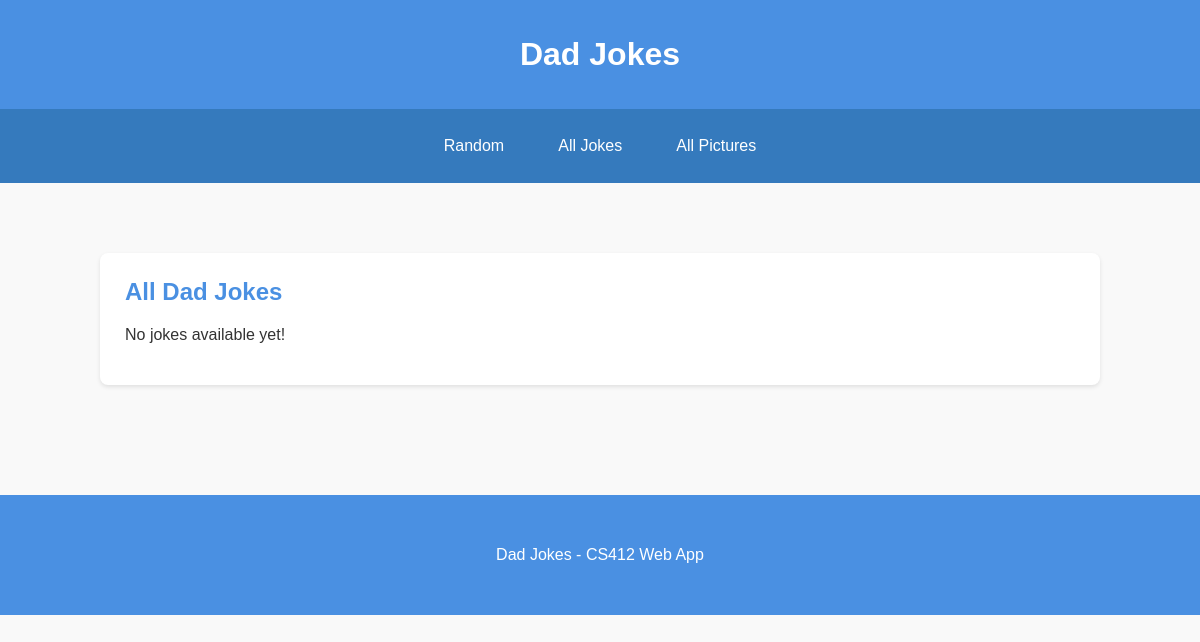
Page /dadjokes/jokes/ on the earlier database version.
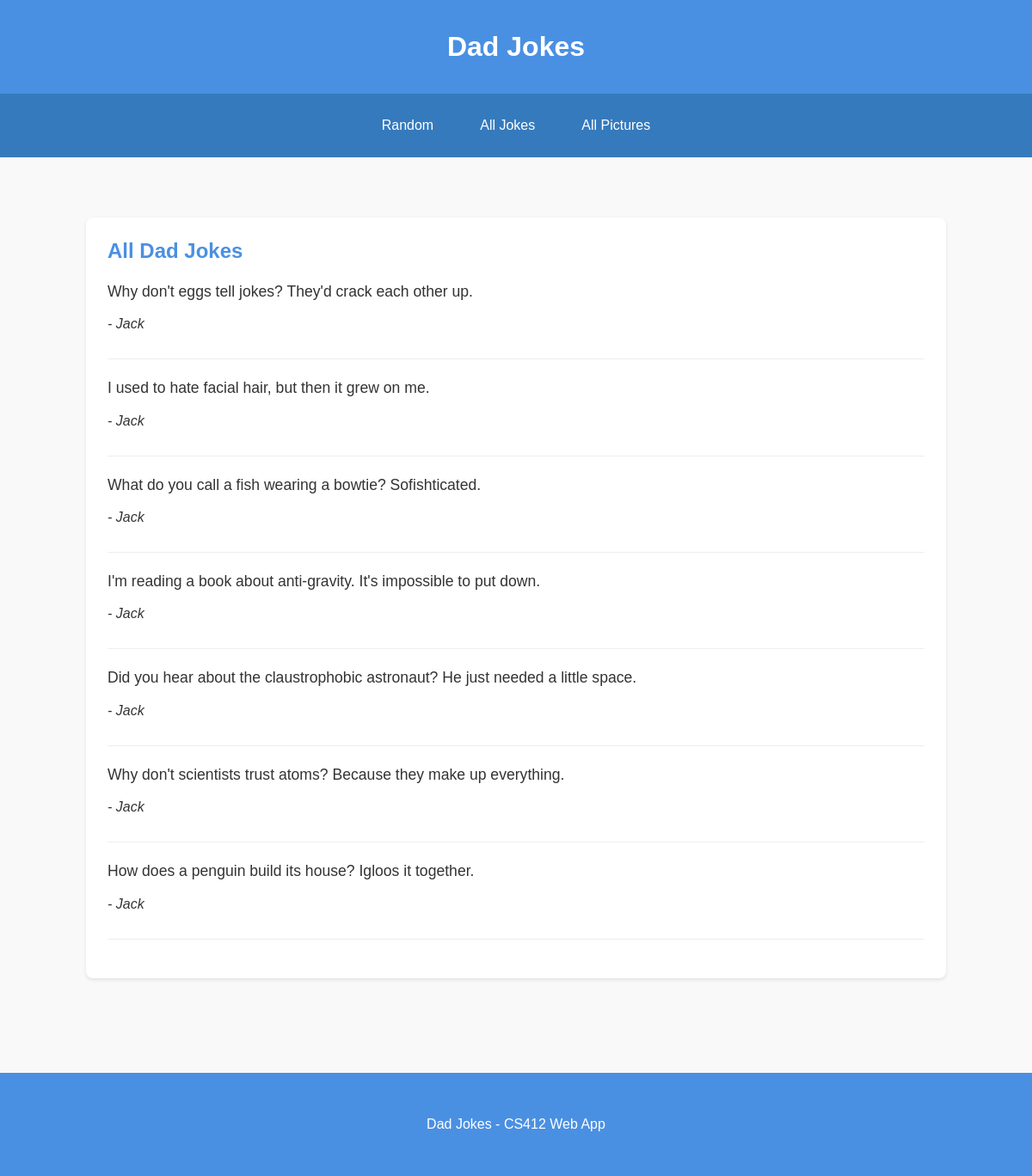
Same page on the later database version.
### dadjokes/models.py (models this page shows, shortened)
class Joke(models.Model):
    text = models.TextField()
    name = models.CharField(max_length=100)
    timestamp = models.DateTimeField(auto_now_add=True)

### dadjokes/views.py (the view)
# urls.py: path('jokes/', views.jokes_view, name='jokes'),
def jokes_view(request):
    jokes = Joke.objects.all()
    context = {
        'jokes': jokes,
    }
    return render(request, 'dadjokes/jokes.html', context)

### dadjokes/templates/dadjokes/jokes.html (shortened to what this page needs)
{% extends 'dadjokes/base.html' %}
{% block content %}
<div class="card">
    <h2>All Dad Jokes</h2>
    {% if jokes %}
        {% for joke in jokes %}
            <div style="margin-bottom: 20px; padding-bottom: 15px; border-bottom: 1px solid #eee;">
                <div class="joke-text">
                    {{ joke.text }}
                </div>
                <p><em>- {{ joke.name }}</em></p>
            </div>
        {% endfor %}
    {% else %}
        <p>No jokes available yet!</p>
    {% endif %}
</div>
{% endblock %}

### dadjokes/templates/dadjokes/base.html (shortened to what this page needs)
<!DOCTYPE html>
<html lang="en">
<head>
</head>
<body>
    <header>
        <div class="container">
            <h1>Dad Jokes</h1>
        </div>
    </header>
    <nav>
        <div class="container">
            <ul>
                <li><a href="{% url 'dadjokes:random' %}">Random</a></li>
                <li><a href="{% url 'dadjokes:jokes' %}">All Jokes</a></li>
                <li><a href="{% url 'dadjokes:pictures' %}">All Pictures</a></li>
            </ul>
        </div>
    </nav>
    <main>
        <div class="container">
            {% block content %}
            {% endblock %}
        </div>
    </main>
    <footer>
        <div class="container">
            <p>Dad Jokes - CS412 Web App</p>
        </div>
    </footer>
</body>
</html>

### dadjokes/templates/dadjokes/base.html (style rules this page uses)
body { font-family: 'Arial', sans-serif; margin: 0; padding: 0; background-color: #f9f9f9; color: #333; }
.container { max-width: 1000px; margin: 0 auto; padding: 20px; }
header { background-color: #4a90e2; color: white; padding: 1rem 0; box-shadow: 0 2px 4px rgba(0,0,0,0.1); }
header h1 { margin: 0; text-align: center; }
nav { background-color: #357ABD; padding: 0.5rem 0; }
nav ul { list-style-type: none; padding: 0; margin: 0; display: flex; justify-content: center; }
nav li { margin: 0 15px; }
nav a { color: white; text-decoration: none; padding: 8px 12px; border-radius: 4px; }
main { padding: 30px 0; }
.card { background: white; border-radius: 8px; padding: 25px; margin: 20px 0; box-shadow: 0 2px 4px rgba(0,0,0,0.1); }
.joke-text { font-size: 1.1em; line-height: 1.5; margin-bottom: 15px; color: #333; }
h2 { color: #4a90e2; margin-top: 0; }
footer { background-color: #4a90e2; color: white; text-align: center; padding: 15px 0; margin-top: 40px; }

Differences in the rows shown:
added Joke: text "Why don't eggs tell jokes? They'd crack each other up.", name "Jack"
added Joke: text "I used to hate facial hair, but then it grew on me.", name "Jack"
added Joke: text "What do you call a fish wearing a bowtie? Sofishticated.", name "Jack"
added Joke: text "I'm reading a book about anti-gravity. It's impossible to put down.", name "Jack"
added Joke: text "Did you hear about the claustrophobic astronaut? He just needed a little space.", name "Jack"
added Joke: text "Why don't scientists trust atoms? Because they make up everything.", name "Jack"
added Joke: text "How does a penguin build its house? Igloos it together.", name "Jack"
Other differences:
text no longer shown: "No jokes available yet!"
